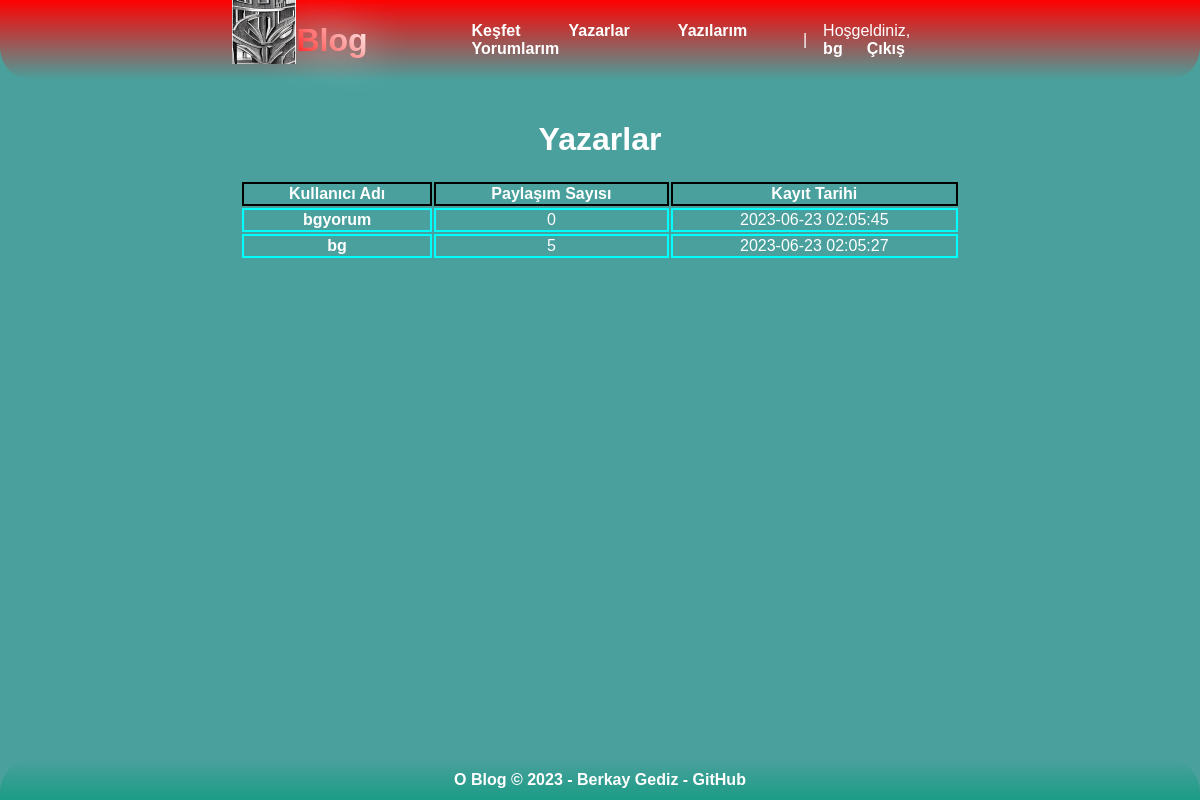
Page /yazarlar.php (signed in) on the committed database.
### tables this page shows
CREATE TABLE `author` (
  `id` int(11) NOT NULL,
  `username` varchar(50) NOT NULL,
  `email` varchar(100) NOT NULL,
  `password` varchar(100) NOT NULL,
  `isadmin` tinyint(1) NOT NULL DEFAULT 0,
  `regdate` timestamp NOT NULL DEFAULT current_timestamp() ON UPDATE current_timestamp()
);

### yazarlar.php (the view, shortened to what this page needs)
<!DOCTYPE html>
<html lang="tr">
<head>
    <?php include("connect.php"); ?>
</head>
<body>
    <header>
        <div><a href="index.php" style="text-decoration: none;">
                <img src="img/o_favicon.png" style="float:left;">
                <h1
                    style="text-shadow: 0 0 45px white; font-weight: bold; float:left; background: -webkit-linear-gradient(45deg, red, #ffffff);-webkit-background-clip: text; background-clip:text; -webkit-text-fill-color: transparent;">
                    Blog</h1>
            </a>
        </div>
        <div style="display: flex; align-items: center; width:50%;">
            <?php
            include("nav.php");
            ?>
        </div>
    </header>
    <main>
        <?php
        if (isset($_SESSION["girisyapildi"]) && ($_SESSION["girisyapildi"] == true)) {
            $yazarlar = mysqli_query($baglanti, "SELECT * FROM author ORDER BY regdate DESC");
            if (mysqli_num_rows($yazarlar) > 0) {
                echo "<h1>Yazarlar</h1>";
                echo "<table style='width:100%;'>";
                echo "<tr> <th style='border: 2px solid black;'>Kullanıcı Adı</th> <th style='border: 2px solid black;'>Paylaşım Sayısı</th> <th style='border: 2px solid black;'>Kayıt Tarihi</th> </tr>";
                while ($yazar = mysqli_fetch_assoc($yazarlar)) {
                    $yaziveri = mysqli_query($baglanti, "SELECT * FROM post WHERE authorid=" . $yazar["id"]);
                    echo "<tr><td style='border: 2px solid aqua;'><a href='profil.php?kullaniciadi=" . $yazar["username"] . "'>" . $yazar["username"] . "</a></td><td style='border: 2px solid aqua;'>" . mysqli_num_rows($yaziveri) . "</td><td style='border: 2px solid aqua;'>" . $yazar["regdate"] . "</td></tr>";
                }
                echo "</table>";
            } else {
                echo "Hiç yazar yok.";
            }
        } else {
            echo "Bu sayfayı görüntülemek için giriş yapmalısınız.<br><br>";
        }
        ?>
    </main>
    <footer>
        <p style="color: white; font-weight: bold; text-decoration: none;">O Blog &copy; 2023 - Berkay Gediz - <a
                href="https://github.com/berkaygediz">GitHub</a> </p>
    </footer>
</body>
</html>

### yazarlar.php (style rules this page uses)
body { padding: 0; margin: 0; background-color: #49a09d; display: flex; flex-direction: column; align-items: center; font-family: Arial, Helvetica, sans-serif; color: white; }
header { display: flex; justify-content: center; align-items: center; width: 100%; height: 10vh; background: linear-gradient(360deg, #49a09d, red); border-bottom-left-radius: 2rem; border-bottom-right-radius: 2rem; max-height: auto; max-width: auto; transition: all 1s ease-in-out; position: fixed; }
header img { height: 8vh; max-height: auto; max-width: auto; }
main { width: 90vh; margin-top: 12.5vh; justify-content: center; align-items: center; background-color: #49a09d; text-align: center; }
footer { border-top-left-radius: 2rem; border-top-right-radius: 2rem; transition: all 1s ease-in-out; display: flex; justify-content: center; align-items: center; width: 100%; height: 5vh; background: linear-gradient(180deg, #49a09d, #1B9C85); background-color: #1B9C85; position: fixed; bottom: 0; }
footer p { font-size: 1rem; color: white; }
a { text-decoration: none; color: white; font-weight: bold; }

### rows in the picture
author: username "bgyorum", mysqli_num_rows($yaziveri) "0", regdate "2023-06-23 02:05:45"
author: username "bg", mysqli_num_rows($yaziveri) "5", regdate "2023-06-23 02:05:27"

### other values in the picture
$_SESSION["kullaniciadi"] "bg"
